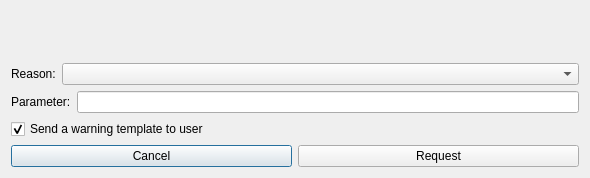
<?xml version="1.0" encoding="UTF-8"?>
<ui version="4.0">
 <class>SpeedyForm</class>
 <widget class="QDialog" name="SpeedyForm">
  <property name="geometry">
   <rect>
    <x>0</x>
    <y>0</y>
    <width>590</width>
    <height>178</height>
   </rect>
  </property>
  <property name="windowTitle">
   <string>Request deletion of a page</string>
  </property>
  <property name="windowIcon">
   <iconset resource="../huggle_res/pictures.qrc">
    <normaloff>:/huggle/pictures/Resources/huggle3_small.ico</normaloff>:/huggle/pictures/Resources/huggle3_small.ico</iconset>
  </property>
  <layout class="QVBoxLayout" name="verticalLayout">
   <item>
    <widget class="QLabel" name="lbInfo">
     <property name="text">
      <string/>
     </property>
    </widget>
   </item>
   <item>
    <layout class="QHBoxLayout" name="horizontalLayout">
     <item>
      <widget class="QLabel" name="lbReason">
       <property name="sizePolicy">
        <sizepolicy hsizetype="Fixed" vsizetype="Preferred">
         <horstretch>0</horstretch>
         <verstretch>0</verstretch>
        </sizepolicy>
       </property>
       <property name="text">
        <string>Reason:</string>
       </property>
      </widget>
     </item>
     <item>
      <widget class="QComboBox" name="cbReason"/>
     </item>
    </layout>
   </item>
   <item>
    <layout class="QHBoxLayout" name="horizontalLayout_3">
     <item>
      <widget class="QLabel" name="lbParameter">
       <property name="text">
        <string>Parameter:</string>
       </property>
      </widget>
     </item>
     <item>
      <widget class="QLineEdit" name="leParameter"/>
     </item>
    </layout>
   </item>
   <item>
    <widget class="QCheckBox" name="cbSendWarning">
     <property name="text">
      <string>Send a warning template to user</string>
     </property>
     <property name="checked">
      <bool>true</bool>
     </property>
    </widget>
   </item>
   <item>
    <layout class="QHBoxLayout" name="horizontalLayout_2">
     <item>
      <widget class="QPushButton" name="pushButton_2">
       <property name="text">
        <string>Cancel</string>
       </property>
      </widget>
     </item>
     <item>
      <widget class="QPushButton" name="pushButton">
       <property name="text">
        <string>Request</string>
       </property>
      </widget>
     </item>
    </layout>
   </item>
  </layout>
 </widget>
 <resources>
  <include location="../huggle_res/pictures.qrc"/>
 </resources>
 <connections/>
</ui>
